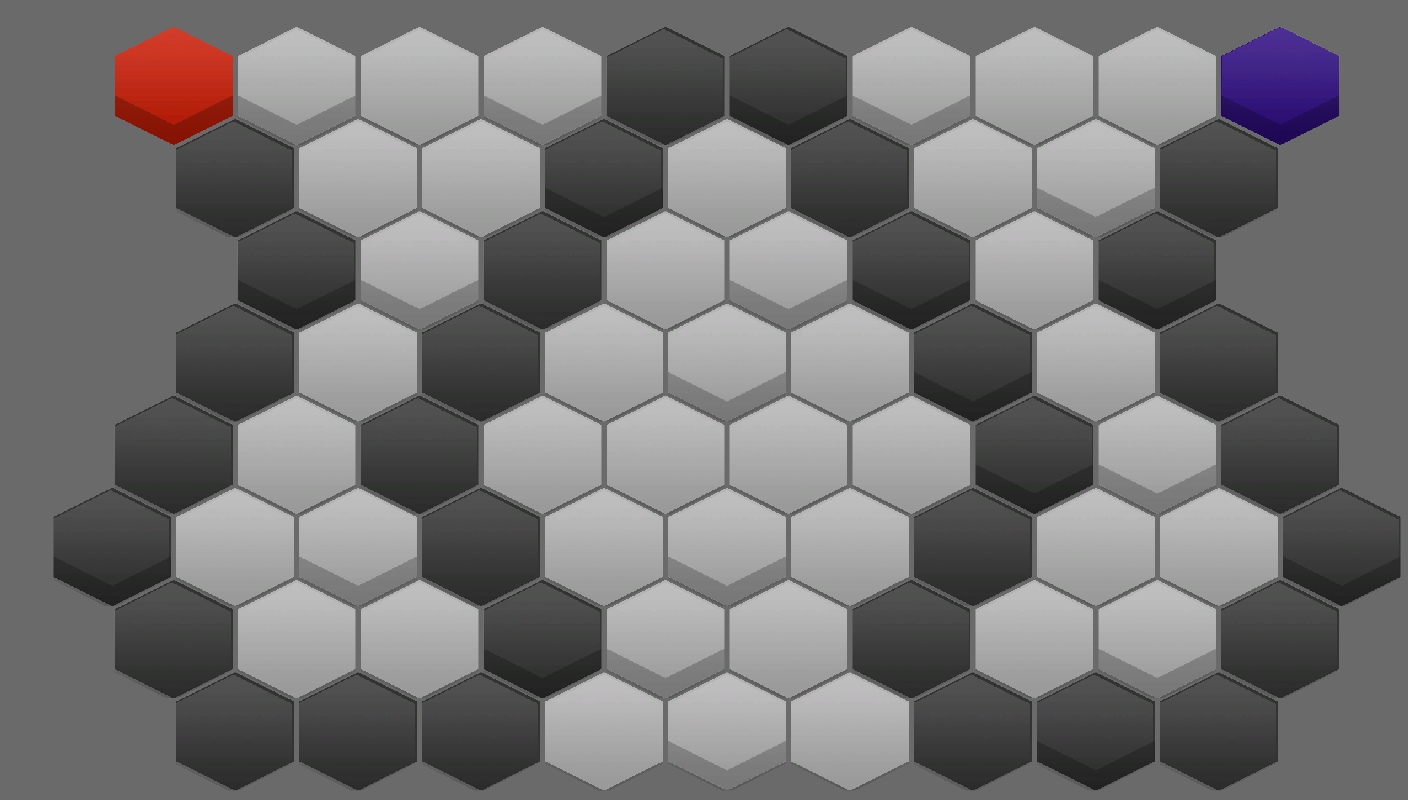

A level layout from a 2D game, rendered from its tile map. Below: a short description, then the map file with its tile-grid data intact:
An orthogonal 44x25 tile map with 32x32 px tiles, 1 tile layer (Tile Layer 1).

<map version="1.8" tiledversion="1.8.5" orientation="orthogonal" renderorder="right-down" width="44" height="25" tilewidth="32" tileheight="32" infinite="0" nextlayerid="2" nextobjectid="1">
 <tileset firstgid="1" source="Desktop/map.tsx" />
 <layer id="1" name="Tile Layer 1" width="44" height="25">
  <data encoding="csv">
1,2,3,4,5,6,7,8,9,10,11,12,13,14,15,16,17,18,19,20,21,22,23,24,25,26,27,28,29,30,31,32,33,34,35,36,37,38,39,40,41,42,43,44,
45,46,47,48,49,50,51,52,53,54,55,56,57,58,59,60,61,62,63,64,65,66,67,68,69,70,71,72,73,74,75,76,77,78,79,80,81,82,83,84,85,86,87,88,
89,90,91,92,93,94,95,96,97,98,99,100,101,102,103,104,105,106,107,108,109,110,111,112,113,114,115,116,117,118,119,120,121,122,123,124,125,126,127,128,129,130,131,132,
133,134,135,136,137,138,139,140,141,142,143,144,145,146,147,148,149,150,151,152,153,154,155,156,157,158,159,160,161,162,163,164,165,166,167,168,169,170,171,172,173,174,175,176,
177,178,179,180,181,182,183,184,185,186,187,188,189,190,191,192,193,194,195,196,197,198,199,200,201,202,203,204,205,206,207,208,209,210,211,212,213,214,215,216,217,218,219,220,
221,222,223,224,225,226,227,228,229,230,231,232,233,234,235,236,237,238,239,240,241,242,243,244,245,246,247,248,249,250,251,252,253,254,255,256,257,258,259,260,261,262,263,264,
265,266,267,268,269,270,271,272,273,274,275,276,277,278,279,280,281,282,283,284,285,286,287,288,289,290,291,292,293,294,295,296,297,298,299,300,301,302,303,304,305,306,307,308,
309,310,311,312,313,314,315,316,317,318,319,320,321,322,323,324,325,326,327,328,329,330,331,332,333,334,335,336,337,338,339,340,341,342,343,344,345,346,347,348,349,350,351,352,
353,354,355,356,357,358,359,360,361,362,363,364,365,366,367,368,369,370,371,372,373,374,375,376,377,378,379,380,381,382,383,384,385,386,387,388,389,390,391,392,393,394,395,396,
397,398,399,400,401,402,403,404,405,406,407,408,409,410,411,412,413,414,415,416,417,418,419,420,421,422,423,424,425,426,427,428,429,430,431,432,433,434,435,436,437,438,439,440,
441,442,443,444,445,446,447,448,449,450,451,452,453,454,455,456,457,458,459,460,461,462,463,464,465,466,467,468,469,470,471,472,473,474,475,476,477,478,479,480,481,482,483,484,
485,486,487,488,489,490,491,492,493,494,495,496,497,498,499,500,501,502,503,504,505,506,507,508,509,510,511,512,513,514,515,516,517,518,519,520,521,522,523,524,525,526,527,528,
529,530,531,532,533,534,535,536,537,538,539,540,541,542,543,544,545,546,547,548,549,550,551,552,553,554,555,556,557,558,559,560,561,562,563,564,565,566,567,568,569,570,571,572,
573,574,575,576,577,578,579,580,581,582,583,584,585,586,587,588,589,590,591,592,593,594,595,596,597,598,599,600,601,602,603,604,605,606,607,608,609,610,611,612,613,614,615,616,
617,618,619,620,621,622,623,624,625,626,627,628,629,630,631,632,633,634,635,636,637,638,639,640,641,642,643,644,645,646,647,648,649,650,651,652,653,654,655,656,657,658,659,660,
661,662,663,664,665,666,667,668,669,670,671,672,673,674,675,676,677,678,679,680,681,682,683,684,685,686,687,688,689,690,691,692,693,694,695,696,697,698,699,700,701,702,703,704,
705,706,707,708,709,710,711,712,713,714,715,716,717,718,719,720,721,722,723,724,725,726,727,728,729,730,731,732,733,734,735,736,737,738,739,740,741,742,743,744,745,746,747,748,
749,750,751,752,753,754,755,756,757,758,759,760,761,762,763,764,765,766,767,768,769,770,771,772,773,774,775,776,777,778,779,780,781,782,783,784,785,786,787,788,789,790,791,792,
793,794,795,796,797,798,799,800,801,802,803,804,805,806,807,808,809,810,811,812,813,814,815,816,817,818,819,820,821,822,823,824,825,826,827,828,829,830,831,832,833,834,835,836,
837,838,839,840,841,842,843,844,845,846,847,848,849,850,851,852,853,854,855,856,857,858,859,860,861,862,863,864,865,866,867,868,869,870,871,872,873,874,875,876,877,878,879,880,
881,882,883,884,885,886,887,888,889,890,891,892,893,894,895,896,897,898,899,900,901,902,903,904,905,906,907,908,909,910,911,912,913,914,915,916,917,918,919,920,921,922,923,924,
925,926,927,928,929,930,931,932,933,934,935,936,937,938,939,940,941,942,943,944,945,946,947,948,949,950,951,952,953,954,955,956,957,958,959,960,961,962,963,964,965,966,967,968,
969,970,971,972,973,974,975,976,977,978,979,980,981,982,983,984,985,986,987,988,989,990,991,992,993,994,995,996,997,998,999,1000,1001,1002,1003,1004,1005,1006,1007,1008,1009,1010,1011,1012,
1013,1014,1015,1016,1017,1018,1019,1020,1021,1022,1023,1024,1025,1026,1027,1028,1029,1030,1031,1032,1033,1034,1035,1036,1037,1038,1039,1040,1041,1042,1043,1044,1045,1046,1047,1048,1049,1050,1051,1052,1053,1054,1055,1056,
1057,1058,1059,1060,1061,1062,1063,1064,1065,1066,1067,1068,1069,1070,1071,1072,1073,1074,1075,1076,1077,1078,1079,1080,1081,1082,1083,1084,1085,1086,1087,1088,1089,1090,1091,1092,1093,1094,1095,1096,1097,1098,1099,1100
</data>
 </layer>
</map>